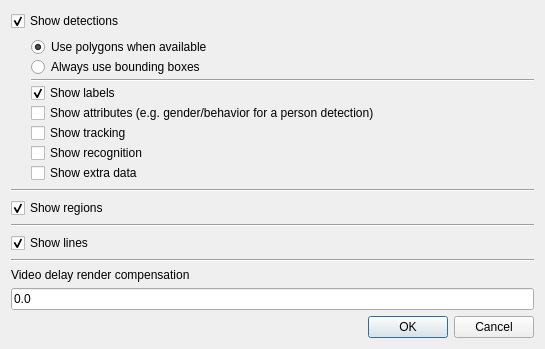
<?xml version="1.0" encoding="UTF-8"?>
<ui version="4.0">
 <class>ClientConfiguration</class>
 <widget class="QDialog" name="ClientConfiguration">
  <property name="geometry">
   <rect>
    <x>0</x>
    <y>0</y>
    <width>545</width>
    <height>306</height>
   </rect>
  </property>
  <property name="windowTitle">
   <string>Client Configuration</string>
  </property>
  <layout class="QVBoxLayout" name="verticalLayout">
   <item>
    <widget class="QCheckBox" name="detections_checkbox">
     <property name="text">
      <string>Show detections</string>
     </property>
     <property name="checked">
      <bool>true</bool>
     </property>
    </widget>
   </item>
   <item>
    <layout class="QGridLayout" name="detections_grid_layout">
     <property name="verticalSpacing">
      <number>0</number>
     </property>
     <item row="4" column="1">
      <widget class="Line" name="line_3">
       <property name="minimumSize">
        <size>
         <width>0</width>
         <height>6</height>
        </size>
       </property>
       <property name="orientation">
        <enum>Qt::Horizontal</enum>
       </property>
      </widget>
     </item>
     <item row="5" column="1">
      <widget class="QCheckBox" name="detection_labels_checkbox">
       <property name="text">
        <string>Show labels</string>
       </property>
       <property name="checked">
        <bool>true</bool>
       </property>
      </widget>
     </item>
     <item row="9" column="1">
      <widget class="QCheckBox" name="extra_data_checkbox">
       <property name="text">
        <string>Show extra data</string>
       </property>
       <property name="checked">
        <bool>false</bool>
       </property>
      </widget>
     </item>
     <item row="0" column="0" rowspan="6">
      <spacer name="horizontalSpacer">
       <property name="orientation">
        <enum>Qt::Horizontal</enum>
       </property>
       <property name="sizeType">
        <enum>QSizePolicy::Maximum</enum>
       </property>
       <property name="sizeHint" stdset="0">
        <size>
         <width>20</width>
         <height>0</height>
        </size>
       </property>
      </spacer>
     </item>
     <item row="1" column="1">
      <widget class="QRadioButton" name="polygon_radio_button">
       <property name="text">
        <string>Use polygons when available</string>
       </property>
       <property name="checked">
        <bool>true</bool>
       </property>
       <attribute name="buttonGroup">
        <string notr="true">detection_radio_group</string>
       </attribute>
      </widget>
     </item>
     <item row="6" column="1">
      <widget class="QCheckBox" name="detection_attributes_checkbox">
       <property name="text">
        <string>Show attributes (e.g. gender/behavior for a person detection)</string>
       </property>
      </widget>
     </item>
     <item row="7" column="1">
      <widget class="QCheckBox" name="tracks_checkbox">
       <property name="text">
        <string>Show tracking</string>
       </property>
      </widget>
     </item>
     <item row="2" column="1">
      <widget class="QRadioButton" name="bbox_radio_button">
       <property name="text">
        <string>Always use bounding boxes</string>
       </property>
       <attribute name="buttonGroup">
        <string notr="true">detection_radio_group</string>
       </attribute>
      </widget>
     </item>
     <item row="8" column="1">
      <widget class="QCheckBox" name="recognition_checkbox">
       <property name="text">
        <string>Show recognition</string>
       </property>
      </widget>
     </item>
    </layout>
   </item>
   <item>
    <widget class="Line" name="line">
     <property name="orientation">
      <enum>Qt::Horizontal</enum>
     </property>
    </widget>
   </item>
   <item>
    <widget class="QCheckBox" name="regions_checkbox">
     <property name="text">
      <string>Show regions</string>
     </property>
     <property name="checked">
      <bool>true</bool>
     </property>
    </widget>
   </item>
   <item>
    <widget class="Line" name="line_2">
     <property name="orientation">
      <enum>Qt::Horizontal</enum>
     </property>
    </widget>
   </item>
   <item>
    <widget class="QCheckBox" name="lines_checkbox">
     <property name="text">
      <string>Show lines</string>
     </property>
     <property name="checked">
      <bool>true</bool>
     </property>
    </widget>
   </item>
   <item>
    <widget class="Line" name="line_3">
     <property name="orientation">
      <enum>Qt::Horizontal</enum>
     </property>
    </widget>
   </item>
   <item>
    <widget class="QLabel" name="label_1">
     <property name="text">
      <string>Video delay render compensation</string>
     </property>
    </widget>
   </item>
   <item>
    <widget class="QLineEdit" name="compensation_input">
     <property name="placeholderText">
      <string>Floating point number, for example, 0.0</string>
     </property>
     <property name="text">
      <string>0.0</string>
     </property>
    </widget>
   </item>
   <item>
    <spacer name="verticalSpacer">
     <property name="orientation">
      <enum>Qt::Vertical</enum>
     </property>
     <property name="sizeHint" stdset="0">
      <size>
       <width>20</width>
       <height>40</height>
      </size>
     </property>
    </spacer>
   </item>
   <item>
    <widget class="QDialogButtonBox" name="dialog_button_box">
     <property name="standardButtons">
      <set>QDialogButtonBox::Cancel|QDialogButtonBox::Ok</set>
     </property>
    </widget>
   </item>
  </layout>
 </widget>
 <tabstops>
  <tabstop>detections_checkbox</tabstop>
  <tabstop>bbox_radio_button</tabstop>
  <tabstop>regions_checkbox</tabstop>
  <tabstop>lines_checkbox</tabstop>
 </tabstops>
 <resources/>
 <connections>
  <connection>
   <sender>dialog_button_box</sender>
   <signal>accepted()</signal>
   <receiver>ClientConfiguration</receiver>
   <slot>accept()</slot>
   <hints>
    <hint type="sourcelabel">
     <x>258</x>
     <y>289</y>
    </hint>
    <hint type="destinationlabel">
     <x>225</x>
     <y>224</y>
    </hint>
   </hints>
  </connection>
  <connection>
   <sender>dialog_button_box</sender>
   <signal>rejected()</signal>
   <receiver>ClientConfiguration</receiver>
   <slot>reject()</slot>
   <hints>
    <hint type="sourcelabel">
     <x>326</x>
     <y>289</y>
    </hint>
    <hint type="destinationlabel">
     <x>318</x>
     <y>222</y>
    </hint>
   </hints>
  </connection>
 </connections>
 <buttongroups>
  <buttongroup name="detection_radio_group"/>
 </buttongroups>
</ui>
